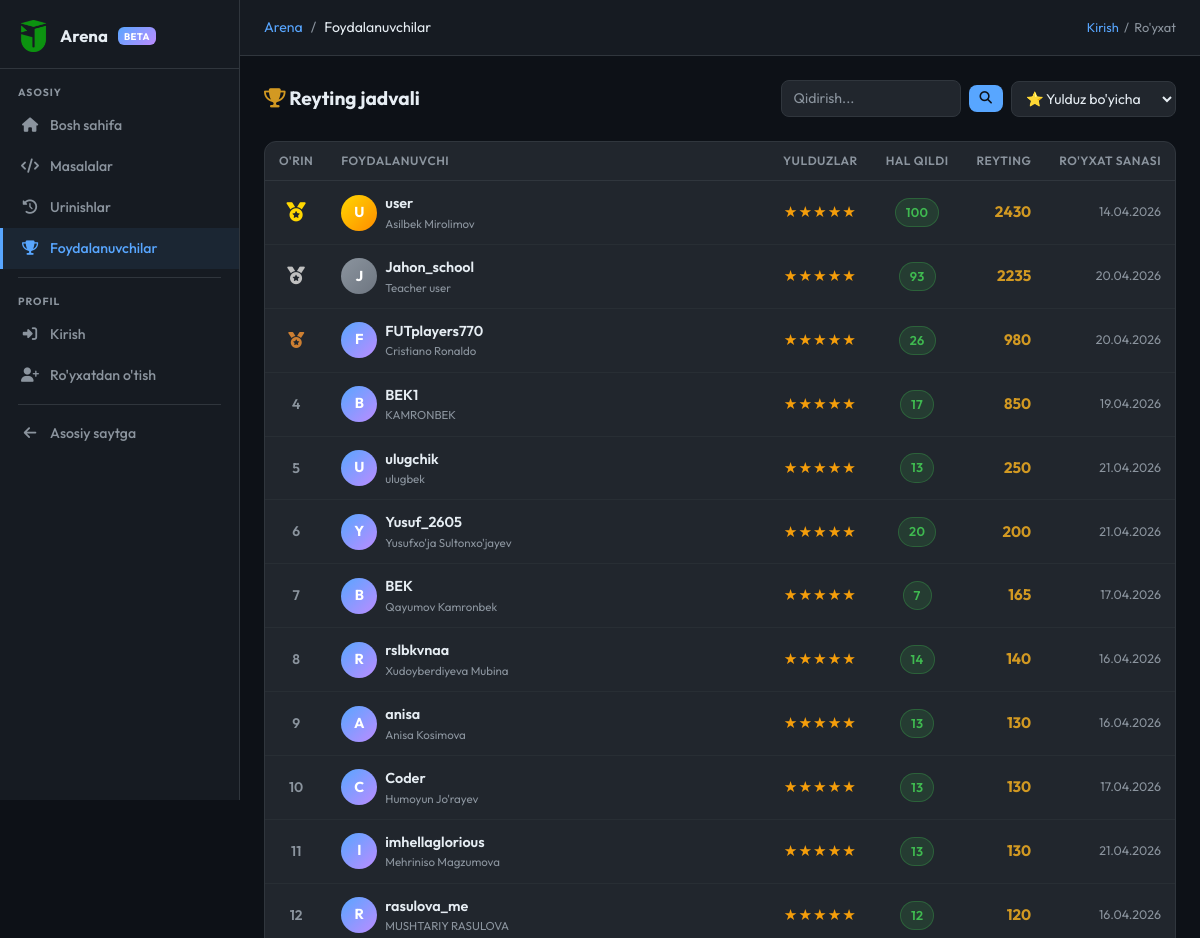
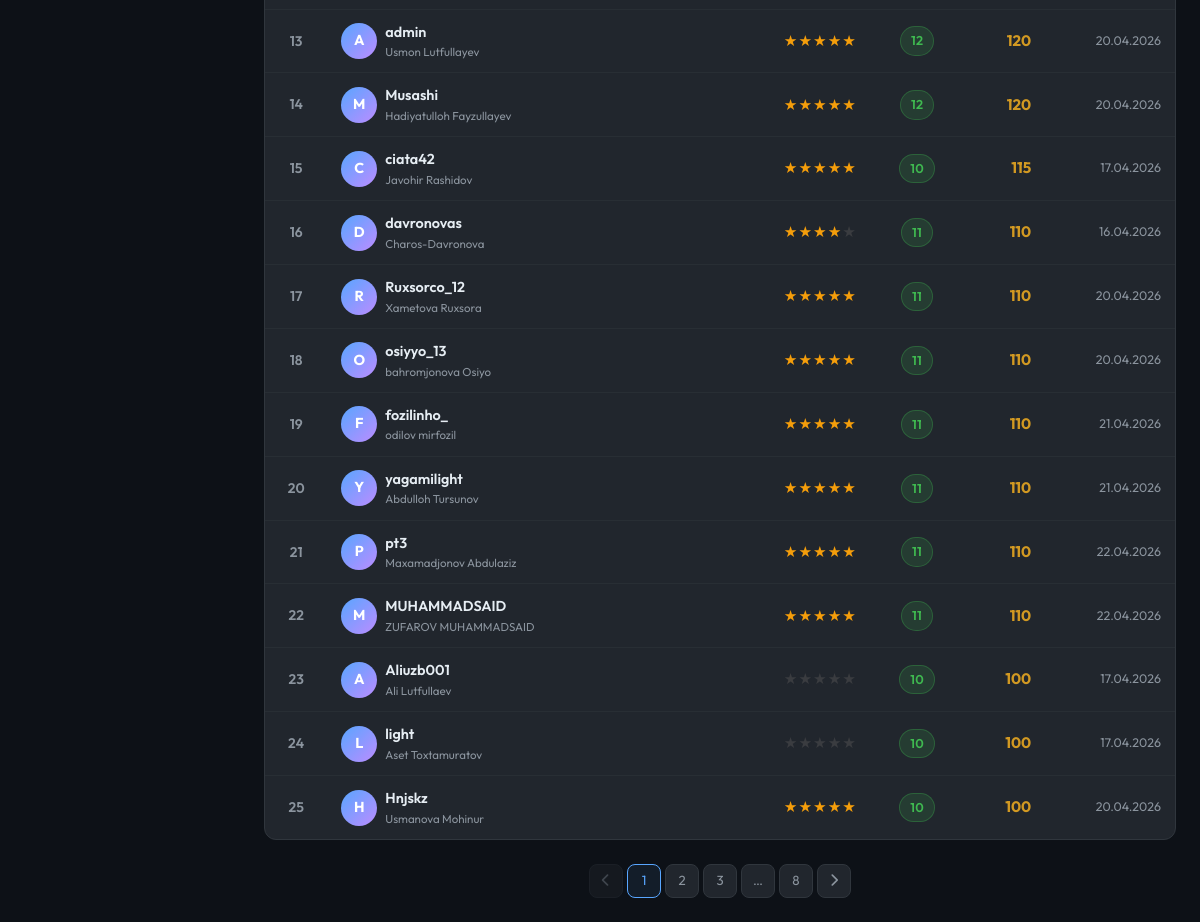
The app's page /arena/users with its own data (2 pictures, top to bottom).
### models.py (models this page shows, shortened)
class ArenaUser(db.Model):
    __tablename__ = 'arena_users'
    id = db.Column(db.Integer, primary_key=True)
    username = db.Column(db.String(50), unique=True, nullable=False)
    full_name = db.Column(db.String(100), nullable=False)
    age = db.Column(db.Integer)
    password_hash = db.Column(db.String(256), nullable=False)
    bio = db.Column(db.Text, default='')
    rating = db.Column(db.Integer, default=0)
    problems_solved = db.Column(db.Integer, default=0)
    total_stars = db.Column(db.Integer, default=0)
    created_at = db.Column(db.DateTime, default=tashkent_now)
    last_seen = db.Column(db.DateTime, default=tashkent_now)
    submissions = db.relationship('ArenaSubmission', backref='user', lazy='dynamic')
    __table_args__ = (
        db.Index('ix_arena_user_username', 'username'),
        db.Index('ix_arena_user_rating', 'rating'),
    )

### routes/arena.py (the view)
@arena_bp.route('/users')
def users():
    page   = request.args.get('page', 1, type=int)
    search = request.args.get('q', '').strip()
    sort   = request.args.get('sort', 'stars')
    q = ArenaUser.query
    if search:
        q = q.filter(ArenaUser.username.ilike(f'%{search}%') |
                     ArenaUser.full_name.ilike(f'%{search}%'))
    if sort == 'solved':
        q = q.order_by(ArenaUser.problems_solved.desc(), ArenaUser.rating.desc())
    elif sort == 'rating':
        q = q.order_by(ArenaUser.rating.desc(), ArenaUser.problems_solved.desc())
    elif sort == 'new':
        q = q.order_by(ArenaUser.created_at.desc())
    else:  # 'stars' — default: most rating (stars) first
        q = q.order_by(ArenaUser.rating.desc(),
                       ArenaUser.problems_solved.desc(),
                       ArenaUser.created_at.asc())
    paginated = q.paginate(page=page, per_page=25, error_out=False)
    return render_template('arena/users.html',
                           users=paginated,
                           search=search,
                           sort=sort)

### routes/arena.py (called while the page is built)
def _current_user():
    uid = session.get('arena_user_id')
    if not uid:
        return None
    return ArenaUser.query.get(uid)

def _is_arena_admin():
    u = _current_user()
    return u is not None and u.username.lower() == ARENA_ADMIN_USERNAME

@arena_bp.context_processor
def _inject():
    u = _current_user()
    if u:
        u.last_seen = tashkent_now()
        try:
            db.session.commit()
        except Exception:
            db.session.rollback()
    return dict(arena_user=u, is_arena_admin=_is_arena_admin())

### templates/arena/users.html (shortened to what this page needs)
{% extends "arena/base.html" %}
{% block breadcrumb %}<li class="breadcrumb-item active">Foydalanuvchilar</li>{% endblock %}
{% block content %}
<div class="d-flex align-items-center justify-content-between mb-4 flex-wrap gap-2">
  <h2 style="font-size:1.2rem; font-weight:700; margin:0;">
    <i class="fas fa-trophy" style="color:var(--ar-yellow)"></i> Reyting jadvali
  </h2>
  <form method="GET" class="d-flex gap-2 align-items-center" style="flex-wrap:nowrap;">
    <input class="ar-input" type="text" name="q" value="{{ search }}"
           placeholder="Qidirish..." style="width:180px; padding:7px 12px; flex-shrink:0;">
    <button type="submit" class="ar-btn ar-btn-primary ar-btn-sm" style="flex-shrink:0; padding:7px 11px;">
      <i class="fas fa-search"></i>
    </button>
    <select name="sort" class="ar-input" style="padding:7px 10px; cursor:pointer; width:auto; flex-shrink:0;"
            onchange="this.form.submit()">
      <option value="stars"  {% if sort=='stars'  or not sort %}selected{% endif %}>⭐ Yulduz bo'yicha</option>
    </select>
  </form>
</div>
<div class="ar-card">
  <table class="ar-table">
    <thead><tr>
      <th style="width:60px; text-align:center">O'rin</th>
      <th>Foydalanuvchi</th>
      <th style="text-align:center; width:100px">Yulduzlar</th>
      <th style="text-align:center; width:80px">Hal qildi</th>
      <th style="text-align:right; width:80px">Reyting</th>
      <th style="text-align:right; width:120px">Ro'yxat sanasi</th>
    </tr></thead>
    <tbody>
    {% set offset = (users.page - 1) * users.per_page %}
    {% for u in users.items %}
    {% set rank = offset + loop.index %}
    {% set star_count = [[(u.total_stars // 10), 5] | min, 0] | max %}
    <tr>
      <td style="text-align:center;">
        {% if rank == 1 %}
          <span style="font-size:1.2rem; color:#ffd700"><i class="fas fa-medal"></i></span>
        {% elif rank == 2 %}
          <span style="font-size:1.1rem; color:#c0c0c0"><i class="fas fa-medal"></i></span>
        {% elif rank == 3 %}
          <span style="font-size:1rem; color:#cd7f32"><i class="fas fa-medal"></i></span>
        {% else %}
          <span style="color:var(--ar-muted); font-weight:600;">{{ rank }}</span>
        {% endif %}
      </td>
      <td>
        <div class="d-flex align-items-center gap-2">
          <div style="width:36px;height:36px;border-radius:50%;
                      background:linear-gradient(135deg,
                        {% if rank==1 %}#ffd700,#ff8c00
                        {% elif rank==2 %}#8b949e,#6e7681
                        {% else %}#58a6ff,#bc8cff{% endif %});
                      display:inline-flex;align-items:center;justify-content:center;
                      font-size:.9rem;font-weight:700;color:#fff;flex-shrink:0;">
            {{ u.username[0].upper() }}
          </div>
          <div>
            <a href="{{ url_for('arena.profile', username=u.username) }}"
               style="color:var(--ar-text); text-decoration:none; font-weight:600; font-size:.9rem;">
              {{ u.username }}
            </a>
            <div style="font-size:.72rem; color:var(--ar-muted);">{{ u.full_name }}</div>
          </div>
        </div>
      </td>
      <td style="text-align:center;">
        <span style="font-size:.95rem; letter-spacing:1px;" title="{{ u.rating }} ball">
          {%- for n in range(1, 6) -%}
            {%- if n <= star_count -%}
              <span style="color:#f59e0b;">★</span>
            {%- else -%}
              <span style="color:#3a3c40;">★</span>
            {%- endif -%}
          {%- endfor -%}
        </span>
      </td>
      <td style="text-align:center;">
        <span class="ar-badge badge-ac" style="font-size:.8rem; padding:4px 10px;">
          {{ u.problems_solved }}
        </span>
      </td>
      <td style="text-align:right; font-weight:700; color:var(--ar-yellow); font-size:.95rem;">
        {{ u.rating }}
      </td>
      <td style="text-align:right; color:var(--ar-muted); font-size:.78rem;">
        {{ u.created_at.strftime('%d.%m.%Y') }}
      </td>
    </tr>
    {% endfor %}
    </tbody>
  </table>
</div>
{% if users.pages > 1 %}
<div class="d-flex justify-content-center mt-4">
  <div class="ar-pagination">
    <a href="{{ url_for('arena.users', page=users.prev_num, q=search, sort=sort) }}"
       class="ar-page-btn {% if not users.has_prev %}disabled{% endif %}">
      <i class="fas fa-chevron-left"></i>
    </a>
    {% for pg in users.iter_pages(left_edge=1, right_edge=1, left_current=2, right_current=2) %}
      {% if pg %}
        <a href="{{ url_for('arena.users', page=pg, q=search, sort=sort) }}"
           class="ar-page-btn {% if pg == users.page %}active{% endif %}">{{ pg }}</a>
      {% else %}
        <span class="ar-page-btn" style="pointer-events:none;">…</span>
      {% endif %}
    {% endfor %}
    <a href="{{ url_for('arena.users', page=users.next_num, q=search, sort=sort) }}"
       class="ar-page-btn {% if not users.has_next %}disabled{% endif %}">
      <i class="fas fa-chevron-right"></i>
    </a>
  </div>
</div>
{% endif %}
{% endblock %}

### templates/arena/base.html (style rules this page uses)
:root { --ar-bg: #0d1117; --ar-surface: #161b22; --ar-card: #21262d; --ar-border: #30363d; --ar-text: #e6edf3; --ar-muted: #8b949e; --ar-primary: #58a6ff; --ar-green: #3fb950; --ar-red: #f85149; --ar-yellow: #d29922; --ar-purple: #bc8cff; --ar-orange: #ffa657; --sidebar-w: 240px; }
* { box-sizing: border-box; }
body { font-family: 'Outfit', sans-serif; background: var(--ar-bg); color: var(--ar-text); min-height: 100vh; margin: 0; }
.ar-topbar .breadcrumb-item + .breadcrumb-item::before { color: var(--ar-muted); }
.ar-card { background: var(--ar-card); border: 1px solid var(--ar-border); border-radius: 12px; overflow: hidden; }
.badge-ac { background: rgba(63,185,80,.15); color: var(--ar-green); border: 1px solid rgba(63,185,80,.3); }
.ar-badge { display: inline-flex; align-items: center; padding: 3px 9px; border-radius: 20px; font-size: 0.72rem; font-weight: 600; letter-spacing: 0.3px; }
.ar-table { width: 100%; border-collapse: collapse; font-size: 0.87rem; }
.ar-table th { padding: 10px 14px; color: var(--ar-muted); font-weight: 600; font-size: 0.75rem; text-transform: uppercase; letter-spacing: 0.5px; border-bottom: 1px solid var(--ar-border); white-space: nowrap; }
.ar-table td { padding: 12px 14px; border-bottom: 1px solid rgba(48,54,61,.5); vertical-align: middle; }
.ar-table tr:last-child td { border-bottom: none; }
.ar-input { background: var(--ar-card); border: 1px solid var(--ar-border); border-radius: 8px; color: var(--ar-text); padding: 10px 14px; width: 100%; font-family: 'Outfit', sans-serif; font-size: 0.88rem; outline: none; transition: border-color 0.15s; }
.ar-input::placeholder { color: var(--ar-muted); }
.ar-btn { display: inline-flex; align-items: center; gap: 7px; padding: 9px 20px; border-radius: 8px; font-family: 'Outfit', sans-serif; font-size: 0.88rem; font-weight: 600; border: none; cursor: pointer; text-decoration: none; transition: all 0.15s; }
.ar-btn-primary { background: var(--ar-primary); color: #0d1117; }
.ar-btn-sm { padding: 5px 12px; font-size: 0.78rem; }
.ar-pagination { display: flex; gap: 4px; }
.ar-page-btn { display: inline-flex; align-items: center; justify-content: center; min-width: 34px; height: 34px; border-radius: 8px; border: 1px solid var(--ar-border); background: var(--ar-card); color: var(--ar-muted); text-decoration: none; font-size: 0.83rem; transition: all 0.15s; }
.ar-page-btn:hover, .ar-page-btn.active { border-color: var(--ar-primary); color: var(--ar-primary); background: rgba(88,166,255,.08); }
.ar-page-btn.disabled { opacity: .4; pointer-events: none; }

### records on screen
ArenaUser: username "U", username "user", full_name "Asilbek Mirolimov", problems_solved "100", rating "2430", created_at "14.04.2026"
ArenaUser: username "J", username "Jahon_school", full_name "Teacher user", problems_solved "93", rating "2235", created_at "20.04.2026"
ArenaUser: username "F", username "FUTplayers770", full_name "Cristiano Ronaldo", problems_solved "26", rating "980", created_at "20.04.2026"
ArenaUser: rank "4", username "B", username "BEK1", full_name "KAMRONBEK", problems_solved "17", rating "850", created_at "19.04.2026"
ArenaUser: rank "5", username "U", username "ulugchik", full_name "ulugbek", problems_solved "13", rating "250", created_at "21.04.2026"
ArenaUser: rank "6", username "Y", username "Yusuf_2605", full_name "Yusufxo'ja Sultonxo'jayev", problems_solved "20", rating "200", created_at "21.04.2026"
ArenaUser: problems_solved "7", username "B", username "BEK", full_name "Qayumov Kamronbek", rating "165", created_at "17.04.2026"
ArenaUser: rank "8", username "R", username "rslbkvnaa", full_name "Xudoyberdiyeva Mubina", problems_solved "14", rating "140", created_at "16.04.2026"
ArenaUser: rank "9", username "A", username "anisa", full_name "Anisa Kosimova", problems_solved "13", rating "130", created_at "16.04.2026"
ArenaUser: rank "10", username "C", username "Coder", full_name "Humoyun Jo'rayev", problems_solved "13", rating "130", created_at "17.04.2026"
ArenaUser: rank "11", username "I", username "imhellaglorious", full_name "Mehriniso Magzumova", problems_solved "13", rating "130", created_at "21.04.2026"
ArenaUser: problems_solved "12", username "R", username "rasulova_me", full_name "MUSHTARIY RASULOVA", rating "120", created_at "16.04.2026"
ArenaUser: rank "13", username "A", username "admin", full_name "Usmon Lutfullayev", problems_solved "12", rating "120", created_at "20.04.2026"
ArenaUser: age "14", username "M", username "Musashi", full_name "Hadiyatulloh Fayzullayev", problems_solved "12", rating "120", created_at "20.04.2026"
ArenaUser: rank "15", username "C", username "ciata42", full_name "Javohir Rashidov", problems_solved "10", rating "115", created_at "17.04.2026"
ArenaUser: rank "16", username "D", username "davronovas", full_name "Charos-Davronova", problems_solved "11", rating "110", created_at "16.04.2026"
ArenaUser: rank "17", username "R", username "Ruxsorco_12", full_name "Xametova Ruxsora", problems_solved "11", rating "110", created_at "20.04.2026"
ArenaUser: rank "18", username "O", username "osiyyo_13", full_name "bahromjonova Osiyo", problems_solved "11", rating "110", created_at "20.04.2026"
ArenaUser: rank "19", username "F", username "fozilinho_", full_name "odilov mirfozil", problems_solved "11", rating "110", created_at "21.04.2026"
ArenaUser: rank "20", username "Y", username "yagamilight", full_name "Abdulloh Tursunov", problems_solved "11", rating "110", created_at "21.04.2026"
ArenaUser: rank "21", username "P", username "pt3", full_name "Maxamadjonov Abdulaziz", problems_solved "11", rating "110", created_at "22.04.2026"
ArenaUser: rank "22", username "M", username "MUHAMMADSAID", full_name "ZUFAROV MUHAMMADSAID", problems_solved "11", rating "110", created_at "22.04.2026"
ArenaUser: rank "23", username "A", username "Aliuzb001", full_name "Ali Lutfullaev", problems_solved "10", rating "100", created_at "17.04.2026"
ArenaUser: rank "24", username "L", username "light", full_name "Aset Toxtamuratov", problems_solved "10", rating "100", created_at "17.04.2026"
ArenaUser: rank "25", username "H", username "Hnjskz", full_name "Usmanova Mohinur", problems_solved "10", rating "100", created_at "20.04.2026"

### other values on screen
{{ pg }} "1" "2" "3" "8"
